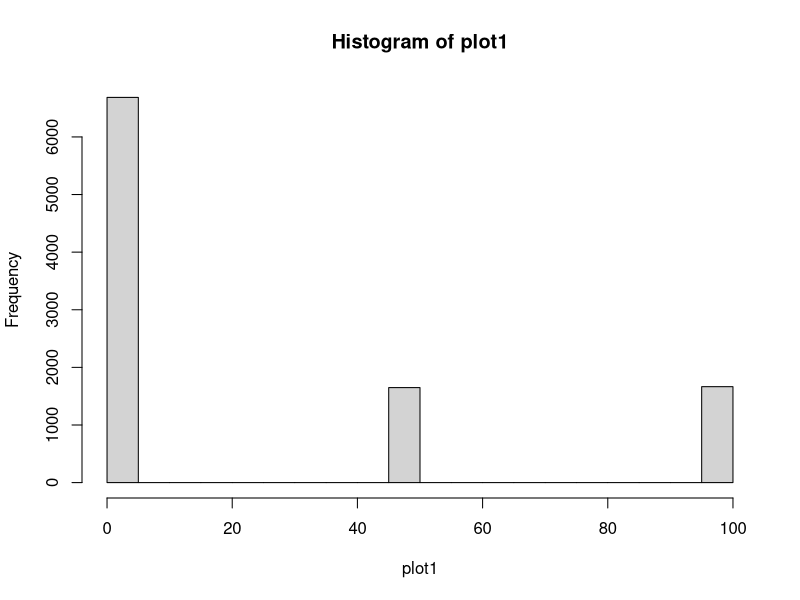
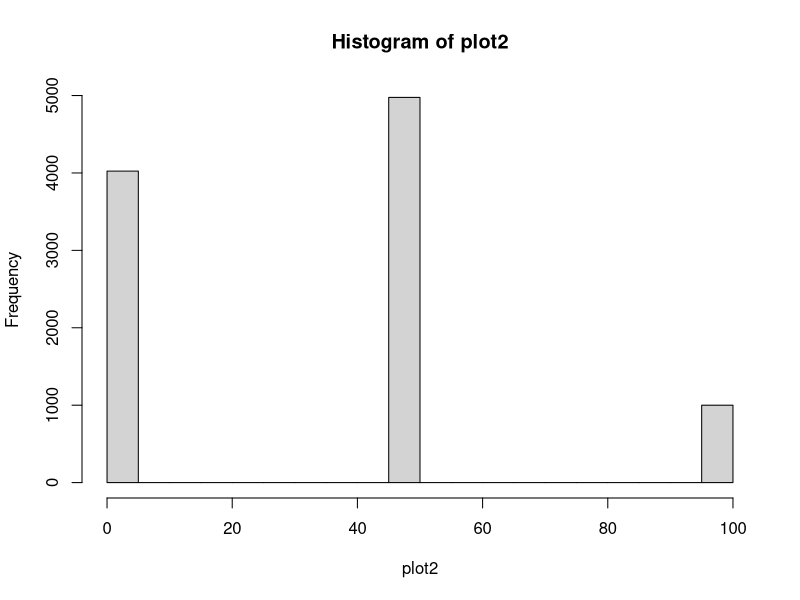
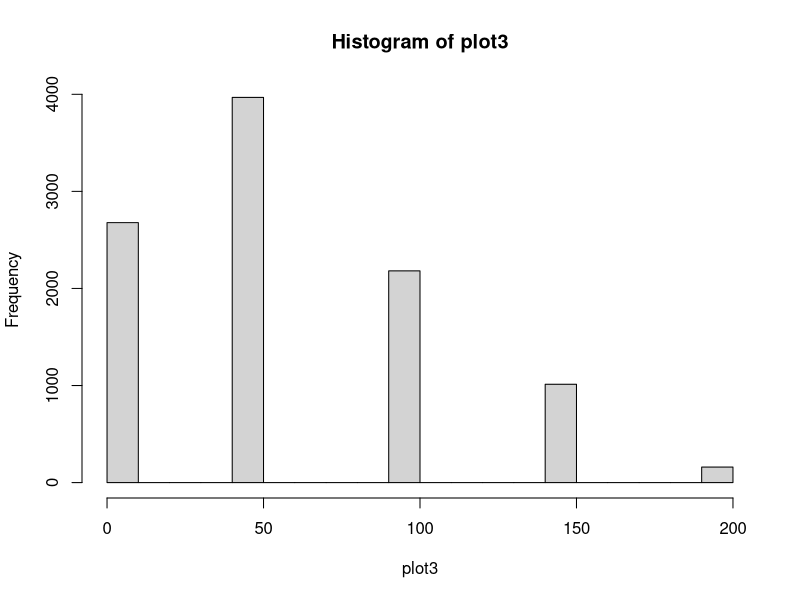
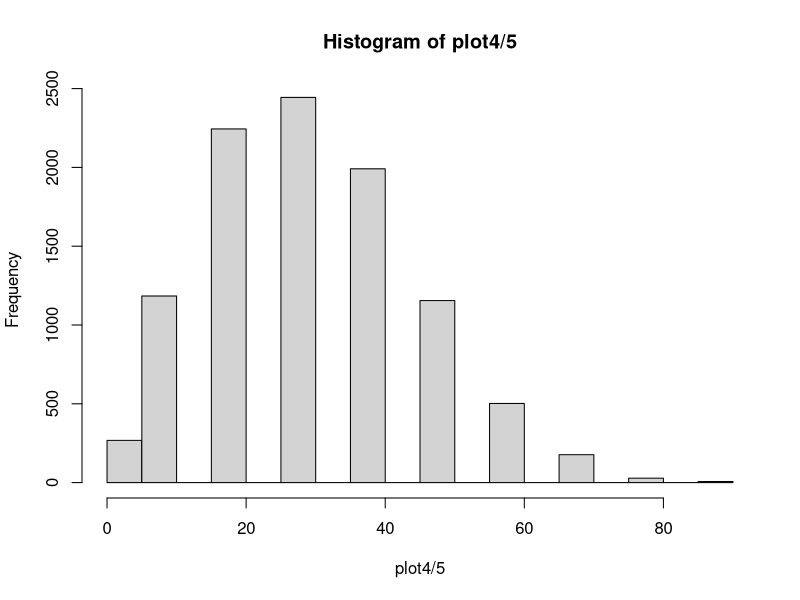

Reproduce these figures in R, in order.
# Name: Faye Bandet
# Date: 10/10/19
# ISTA 116 Section B || Section Leader : Jacob Heller
# Lab Assignment 7
# Collaborator(s): Nick Ackerman

#1
die <- c(0.1667)
points <- c(100, 0, 0, 0, 50, 0)
dataf <- data.frame(prob = die, score = points)
dataf
#    prob score
#1 0.1667   100
#2 0.1667     0
#3 0.1667     0
#4 0.1667     0
#5 0.1667    50
#6 0.1667     0

#2
plot1 <- replicate(10000, {dataf[sample(1:6, 1, replace = TRUE), 2]})
hist(plot1)
# The histogram has three bars, there is potential for 0, 50, and 100, zero has the most probability (over 6000), 50 and 100 have the same probability (around 2000).

#3
mean(plot1)
temp = weighted.mean(points, c(0.1667, 0.1667, 0.1667, 0.1667, 0.1667, 0.1667))
# Mean is 25.63, weighted mean is 25. The mean does not differ because it is a standard function.

#4
sd(plot1)
sqrt(sum((dataf$score - temp)^2)*dataf$prob)
# The standard deviation is 38.52599, the random variable SD is 38.19195.It differs because the variable is random and not the standard data set.

#5
rolls <- c(.10, .10, .10, .10, .5, .10)
dataf2 <- data.frame(prob = rolls, score = points)
dataf2
# The prob column adds up to one.
#   prob score
#1  0.1   100
#2  0.1     0
#3  0.1     0
#4  0.1     0
#5  0.5    50
#6  0.1     0

#6
plot2 <- replicate(10000, {dataf2[sample(1:6, 1, dataf2$prob, replace = TRUE), 2]})
hist(plot2)
# Histogram has a lot more 50s than before because we increased the probability. Zero column is approximately 4000, 50 is around 5000,100 is about 1000.

#7 
mean(plot2)
var2 <- weighted.mean(points, c(.10, .10, .10, .10, .5, .10))
var2
# Sample weighted mean of var2 is 35, expected mean of plot2 is 24.26.

#8
plot3 <- replicate(10000, {dataf2[sample(1:6, 1, dataf2$prob, replace = TRUE), 2] + dataf[sample(1:6, 1, replace = TRUE), 2]})
hist(plot3)
# There are now 5 variables so it is not like the modes of 2 and 6 because there is more potential combinatons.

#9
mean(plot3)
mean(plot1) + mean(plot2)
# Mean of sample plot3 is 60.195, expected value of random sample is 61.205. The expected values are much higher for this game because there are more potential outcomes than the previous games. 

#10
plot4 <- replicate(10000, {dataf2[sample(1:6, 1, dataf2$prob, replace = TRUE), 2] + dataf2[sample(1:6, 1, dataf2$prob, replace = TRUE), 2] + dataf2[sample(1:6, 1, dataf2$prob, replace = TRUE), 2] + dataf[sample(1:6, 1, replace = TRUE), 2] + dataf[sample(1:6, 1, replace = TRUE), 2]})
hist(plot4/5)
expectedvalue <- (mean(plot1) + mean(plot1) + mean(plot2) + mean(plot2) + mean(plot2))/5
# The expected value is 31.597, using the standard formula for linear combinations of random variables. The games would all be fairly similar in probability (around 20) so you would end up with the most net points in any game, but if we didn't divide the loaded die by five there would be a net positive.
